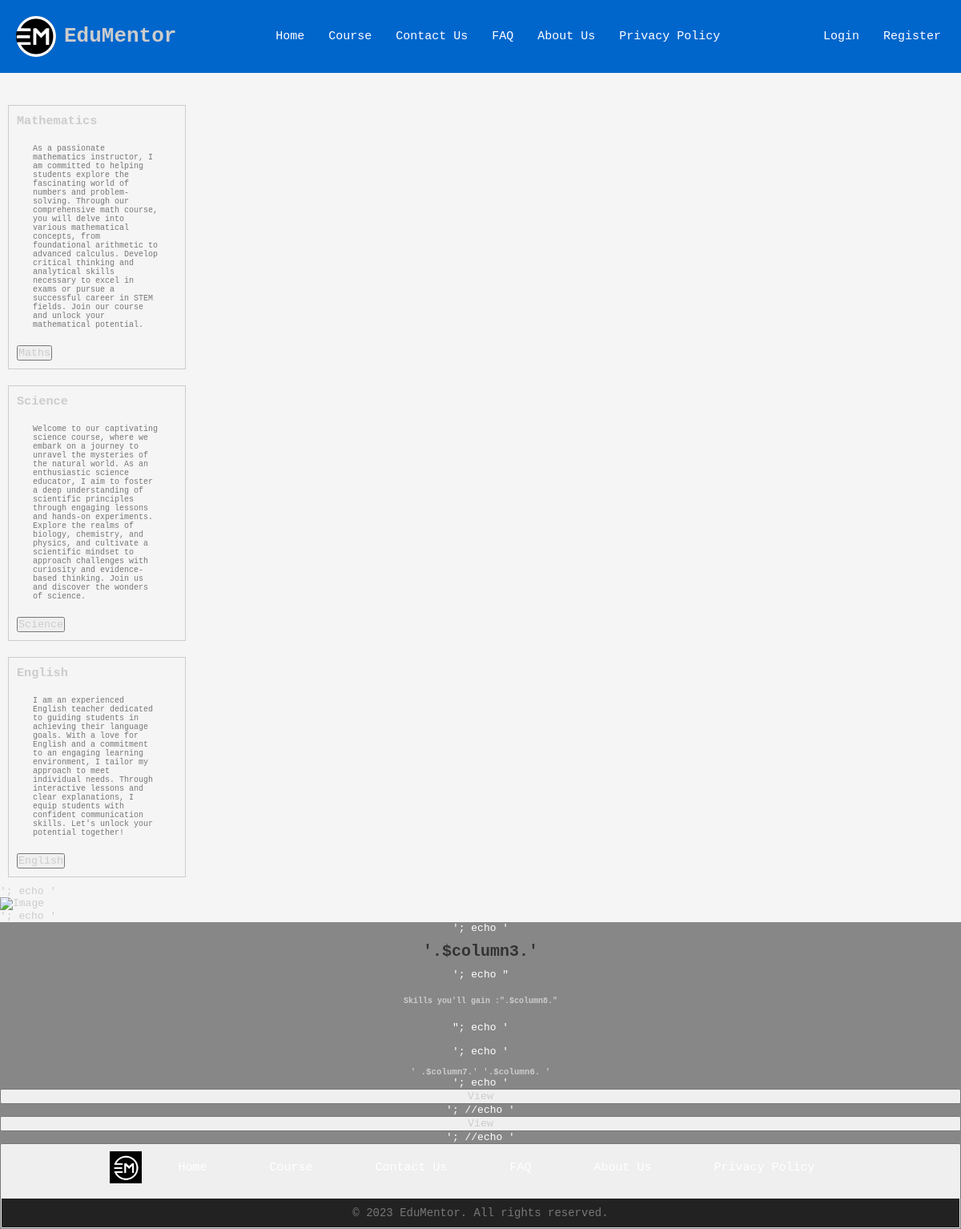
Screenshot of /couses_desplay.php with the database file from the repository.
### tables this page shows
CREATE TABLE `subjecttable` (
  `subjectId` int(50) NOT NULL,
  `teacherName` varchar(50) NOT NULL,
  `bio` varchar(500) NOT NULL,
  `courseName` varchar(500) NOT NULL,
  `structure` varchar(50) NOT NULL,
  `duration` varchar(100) NOT NULL,
  `student_level` enum('Beginner','Intermediate','Advanced','Mixed') NOT NULL,
  `subjectName` enum('Maths','Science','English','History','IT') NOT NULL,
  `investment` varchar(50) NOT NULL,
  `logo` varchar(500) NOT NULL,
  `dasunimagepath` varchar(500) NOT NULL
);

### couses_desplay.php (the view, shortened to what this page needs)
<?php
include_once 'config.php';
?>
<html>
<head>
	<link rel="stylesheet" href="css/coursePage2.css">
    <link rel="stylesheet" href="css/headerFooter.css">
</head>
<body>
<header class="header">
    <div class="logo">
      <a href="Index.html"><img src="Image/logo.png" alt="Logo"></a>
        <h1>EduMentor</h1>
    </div>
    <ul class="menu">
        <li><a href="Index.html">Home</a></li>
        <li><a href="couses_desplay.php">Course</a></li>
        <li><a href="contactNew.html">Contact Us</a></li>
        <li><a href="frequentlyAskedQuestions.html">FAQ</a></li>
        <li><a href="about.html">About Us</a></li>
        <li><a href="privacypolicy.html">Privacy Policy</a></li>
    </ul>
       <ul class="menu">
        <li><a href="Login_page.html">Login</a></li>
        <li><a href="signup.html">Register</a></li>
    </ul>
  </header>  </br></br>
   <?php
$sql = "SELECT * FROM subjectTable";
$result = $conn->query($sql);
if ($result->num_rows > 0) {
    while ($row = $result->fetch_assoc()) {
      $column2 = $row['bio'];
      $column3 = $row['courseName'];
      $column8 = $row['subjectName'];
?>
        <div class="tile">
            <h3><?php echo $column3; ?></h3>
            <p><?php echo $column2; ?></p>
            <form method="post" action="subject.php">
                <button type="submit" name="button" value="<?php echo $column8; ?>"><?php echo $column8; ?></button>
            </form>
        </div>
<?php
    }
} else {
    echo "No data found.";
}
?>
		    ';
        echo '<img src="' . $imagePath . '" alt="Image">';
        echo '<div class = "intro">';
        echo '<h2>'.$column3.'</h2>';
        echo "<p><span>Skills you'll gain :".$column8."</p>";
        echo '<br><br>';
        echo '<h5></br>' .$column7.' '.$column6. '</h5>';
        echo '<button onclick='viewRow(".$row['subjectName'].")'>View</button>';
        //echo '<button name="button" value="$column8">View</button>';
        //echo '<button name "button" value = "$> Veiw </button>';
        echo '</div>';
        echo '</div>';
    }
    mysqli_close($conn);*/
?>
</div>
    <footer class="footer">
    <div class="footer-container">
    <div class="footer-logo">
      <img src="images/logo.jpg" alt="Logo">
    </div>
    <div class="footer-links">
      <ul>
      <li><a href="Index.html">Home</a></li>
        <li><a href="couses_desplay.php">Course</a></li>
        <li><a href="contactNew.html">Contact Us</a></li>
        <li><a href="frequentlyAskedQuestions.html">FAQ</a></li>
        <li><a href="about.html">About Us</a></li>
        <li><a href="privacypolicy.html">Privacy Policy</a></li>
      </ul>
    </div>
  </div>
  <div class="footer-bottom">
    <p>&copy; 2023 EduMentor. All rights reserved.</p>
  </div>
</body>
</html>

### css/coursePage2.css (style rules this page uses)
body { display : flex; height : 100%; z-index: 1; background: whitesmoke; flex-direction: column; }
li { display : list-item; }
* { padding : 0; margin : 0; font-family : monospace; color: #cccccc; }
ul li { display : inline-block; position : relative; }
ul li a { display : block; padding : 20px 25px; color : #f3edf0; text-decoration : none; text-align : center; font-size : 15px; }
.intro { display: flex; flex-direction:column; text-align :center; background : rgba(27, 27, 27, 0.5); color : white; }
h2 { margin : 10px; font-size : 20px; color : #333; }
p { font-size : 10px; margin : 20px; color: #777; }
span { font-weight : bold; }

### css/headerFooter.css (style rules this page uses)
.header { background-color: #0066CC; padding: 20px; display: flex; justify-content: space-between; align-items: center; }
.logo { display: flex; align-items: center; }
.logo img { width: 50px; margin-right: 10px; }
.menu { list-style-type: none; margin: 0; padding: 0; display: flex; align-items: center; }
.menu li { margin-right: 20px; }
.menu li:first-child { margin-left: 0; }
.menu li:last-child { margin-right: 0; }
.menu li a { text-decoration: none; color: #fff; padding: 5px; }
.footer-container { max-width: 1200px; margin: 0 auto; display: flex; justify-content: center; align-items: center; }
.footer-logo img { margin-right:20px; width: 40px; height: 40px; }
.footer-links ul { list-style-type: none; margin: 0; padding: 0; }
.footer-links ul li { display: inline-block; margin-right: 20px; }
.footer-links ul li a { text-decoration: none; color: #fff; }
.footer-bottom { background-color: #222; padding: 10px 0; text-align: center; margin-top: 10px; }
.footer-bottom p { margin: 0; font-size: 14px; }

### couses_desplay.php (style rules this page uses)
.tile { border: 1px solid #ccc; padding: 10px; margin: 10px; display: inline-block; width: 200px; }

### rows the page displays
subjecttable: courseName "Mathematics", bio "As a passionate mathematics instructor, I am committed to helping students explore the fascinating world of numbers and problem-solving. Through our comprehensive math course, you will delve into various mathematical concepts, from foundational arithmetic to advanced calculus. Develop critical thinking and analytical skills necessary to excel in exams or pursue a successful career in STEM fields. Join our course and unlock your mathematical potential.", subjectName "Maths"
subjecttable: courseName "Science", bio "Welcome to our captivating science course, where we embark on a journey to unravel the mysteries of the natural world. As an enthusiastic science educator, I aim to foster a deep understanding of scientific principles through engaging lessons and hands-on experiments. Explore the realms of biology, chemistry, and physics, and cultivate a scientific mindset to approach challenges with curiosity and evidence-based thinking. Join us and discover the wonders of science.", subjectName "Science"
subjecttable: courseName "English", bio "I am an experienced English teacher dedicated to guiding students in achieving their language goals. With a love for English and a commitment to an engaging learning environment, I tailor my approach to meet individual needs. Through interactive lessons and clear explanations, I equip students with confident communication skills. Let's unlock your potential together!", subjectName "English"
